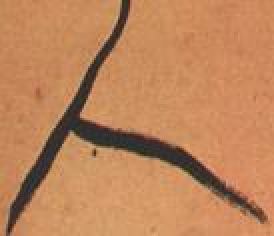
//> input picture TestopenCV/TestopenCV/ren.jpg, 137 x 118 px (shown 2 times larger)
$ ./Main   (built with g++ and OpenCV 4)
//> lines starting //> are read from the running program, lines starting //| are printed output that depends on the picture; after the words box and inside, x2 and y2 are one past the last pixel; in counts of white or black regions, pixels touching at a corner belong together

//图像的二值化
//By MoreWindows (http://blog.csdn.net/MoreWindows)
#include <opencv2/opencv.hpp>
using namespace std;

#pragma comment(linker, "/subsystem:\"windows\" /entry:\"mainCRTStartup\"")

IplImage *g_pGrayImage = NULL;
IplImage *g_pBinaryImage = NULL;
const char *pstrWindowsBinaryTitle = "二值图";

void on_trackbar(int pos)
{
	// 转为二值图
	cvThreshold(g_pGrayImage, g_pBinaryImage, pos, 255, CV_THRESH_BINARY);
	// 显示二值图
	cvShowImage(pstrWindowsBinaryTitle, g_pBinaryImage);
}


int main(int argc, char** argv)
{
	const char *pstrWindowsSrcTitle = "原图";
	const char *pstrWindowsToolBarName = "二值图阈值";

	// 从文件中加载原图
	IplImage *pSrcImage = cvLoadImage("ren.jpg", CV_LOAD_IMAGE_UNCHANGED);
//> pSrcImage is the input picture: 118 rows x 137 cols, CV_8UC3; mean B, G, R 91.4, 132.9, 190.1

	// 转为灰度图
	g_pGrayImage = cvCreateImage(cvGetSize(pSrcImage), IPL_DEPTH_8U, 1);
	cvCvtColor(pSrcImage, g_pGrayImage, CV_BGR2GRAY);
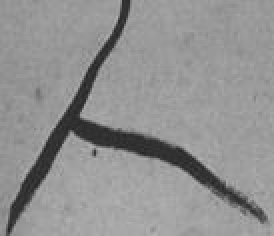
//> g_pGrayImage: 118 rows x 137 cols, CV_8UC1 (shown 2 times larger); min 33, max 179, mean 145.3

	// 创建二值图
	g_pBinaryImage = cvCreateImage(cvGetSize(g_pGrayImage), IPL_DEPTH_8U, 1);

	// 显示原图
	cvNamedWindow(pstrWindowsSrcTitle, CV_WINDOW_AUTOSIZE);
	cvShowImage(pstrWindowsSrcTitle, pSrcImage);
	// 创建二值图窗口
	cvNamedWindow(pstrWindowsBinaryTitle, CV_WINDOW_AUTOSIZE);

	// 滑动条
	int nThreshold = 0;
	cvCreateTrackbar(pstrWindowsToolBarName, pstrWindowsBinaryTitle, &nThreshold, 254, on_trackbar);
//> slider '二值图阈值' is set to 84

	on_trackbar(1);
//> in on_trackbar, `cvThreshold(g_pGrayImage, g_pBinaryImage, pos, 255, CV_THRESH_BINARY);`: g_pBinaryImage: 118 rows x 137 cols, CV_8UC1; every value is 255

	cvWaitKey(0);
//> call 2 of on_trackbar, with pos = 84
//> in on_trackbar (call 2), `cvThreshold(g_pGrayImage, g_pBinaryImage, pos, 255, CV_THRESH_BINARY);`:
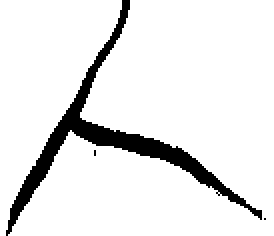
//> g_pBinaryImage: 118 rows x 137 cols, CV_8UC1 (shown 2 times larger); 90.9% white; 3 black regions (2 under 20 px), largest, box (x1, y1, x2, y2) and area: (3, 0, 131, 118) 1474

	cvDestroyWindow(pstrWindowsSrcTitle);
	cvDestroyWindow(pstrWindowsBinaryTitle);
	cvReleaseImage(&pSrcImage);
	cvReleaseImage(&g_pGrayImage);
	cvReleaseImage(&g_pBinaryImage);
	return 0;
}
